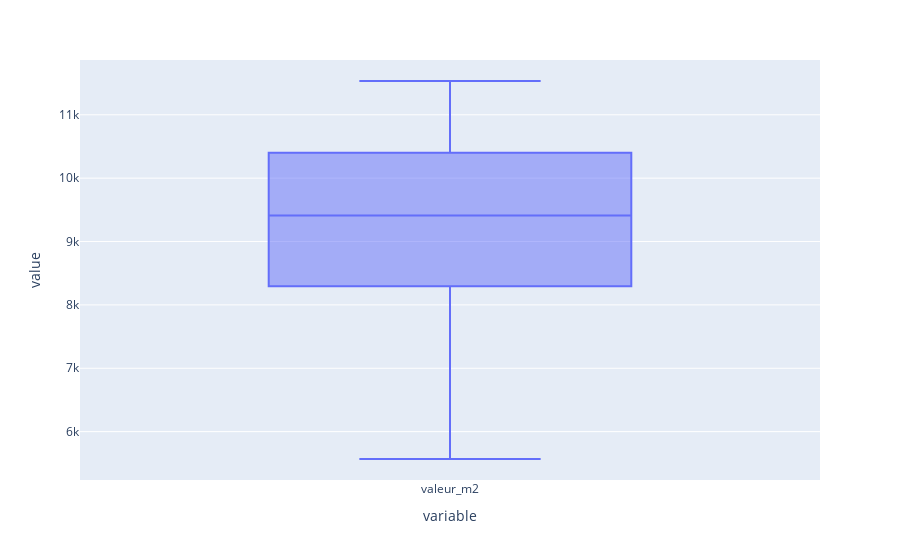

This figure's notebook cell:
### Markdown cell above
No obvious outliers.

### Code cell
fig = px.box(train[cst.target_col])
fig.show()

### Figure 1 — Plotly figure (JSON) as saved in the notebook; plotly's stock layout.template omitted (floating-point values rounded to 4 significant figures; data arrays with more than 128 entries replaced by an {"elided": "..."} marker saying what was removed)
{"data": [{"alignmentgroup": "True", "hovertemplate": "variable=%{x}<br>value=%{y}<extra></extra>", "legendgroup": "", "marker": {"color": "#636efa"}, "name": "", "notched": false, "offsetgroup": "", "orientation": "v", "showlegend": false, "type": "box", "x": {"elided": "18523 str values"}, "x0": " ", "xaxis": "x", "y": {"elided": "18523 float values"}, "y0": " ", "yaxis": "y"}], "layout": {"boxmode": "group", "legend": {"tracegroupgap": 0}, "margin": {"t": 60}, "xaxis": {"anchor": "y", "domain": [0, 1], "title": {"text": "variable"}}, "yaxis": {"anchor": "x", "domain": [0, 1], "title": {"text": "value"}}}}
